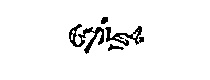
#> input picture trainer/all_data/crnn_dataset/test/captcha_090028.jpg, 210 x 80 px
$ python -i mymodel.py   (imports and definitions only)
#> lines starting #> are read from the running program, lines starting #| are printed output that depends on the picture; after the words box and inside, x2 and y2 are one past the last pixel; in counts of white or black regions, pixels touching at a corner belong together
#> further down, picture is the input picture: shape (80, 210, 3); min 0, max 255, mean 243.6
import os
import cv2
import numpy as np
import pandas as pd
from pathlib import Path
from multiprocessing import Pool, cpu_count

class DataLoader:
    # [11 lines left out: function __init__, not called in this run]

    def load_image(self, split, filename):
        img_path = self.data[split]['path'] / filename
        return cv2.imread(str(img_path))

    def get_label(self, split, filename):
        df = self.data[split]['df']
        return df[df['filename'] == filename]['text'].iloc[0]

class ImagePreprocessor:
    def __init__(self):
        self.kernel = np.ones((3, 3), np.uint8)

    def preprocess(self, image):
        if len(image.shape) == 3:
            gray = cv2.cvtColor(image, cv2.COLOR_BGR2GRAY)
        else:
            gray = image.copy()

        # Gentle denoising with non-local means
        denoised = cv2.fastNlMeansDenoising(gray, None, h=30, templateWindowSize=7, searchWindowSize=21)
        denoised = cv2.fastNlMeansDenoising(denoised, None, h=20, templateWindowSize=5, searchWindowSize=15)
        denoised2 = cv2.fastNlMeansDenoising(denoised, None, h=15, templateWindowSize=5, searchWindowSize=10)

        # Text enhancement after joining
        gaussian_blurred = cv2.GaussianBlur(denoised2, (3, 3), 1.0)
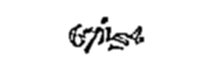
#> gaussian_blurred: shape (80, 210); min 0, max 255, mean 243.6
        unsharp_masked = cv2.addWeighted(denoised2, 1.5, gaussian_blurred, -0.5, 0)

        # Local contrast enhancement
        clahe = cv2.createCLAHE(clipLimit=2.0, tileGridSize=(8, 8))
        contrast_enhanced = clahe.apply(unsharp_masked)

        # Edge-preserving smoothing
        text_enhanced = cv2.bilateralFilter(contrast_enhanced, d=5, sigmaColor=75, sigmaSpace=75)

        # Final adaptive thresholding
        adaptive = cv2.adaptiveThreshold(
            text_enhanced, 255, cv2.ADAPTIVE_THRESH_GAUSSIAN_C, cv2.THRESH_BINARY, 11, 4
        )
#> adaptive: shape (80, 210); 95.5% white; 4 black regions, box (x1, y1, x2, y2) and area: (69, 24, 104, 54) 372, (105, 26, 144, 46) 286, (108, 44, 124, 51) 52, (101, 17, 108, 24) 40

        gaussian_blurred = cv2.GaussianBlur(adaptive, (3, 3), 1.0)

        adaptive = cv2.adaptiveThreshold(
            gaussian_blurred, 255, cv2.ADAPTIVE_THRESH_GAUSSIAN_C, cv2.THRESH_BINARY, 11, 4
        )
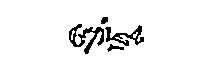
#> adaptive: shape (80, 210); 95.4% white; 4 black regions, box (x1, y1, x2, y2) and area: (69, 24, 104, 54) 387, (105, 25, 144, 46) 291, (107, 44, 124, 52) 58, (101, 17, 108, 24) 40

        return adaptive

# [48 lines left out: functions process_image, process_split, main, not called in this run]

# [2 lines not run here, left out]

>>> import cv2
>>> picture = cv2.imread('crnn_dataset/test/captcha_090028.jpg')
>>> result = ImagePreprocessor().preprocess(picture)

$ run again, on trainer/all_data/crnn_dataset/test/captcha_091585.jpg
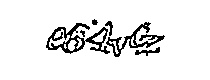
#> input picture trainer/all_data/crnn_dataset/test/captcha_091585.jpg, 210 x 80 px
#> picture is the input picture: shape (80, 210, 3); min 0, max 255, mean 234.4
#> in preprocess, `gaussian_blurred = cv2.GaussianBlur(denoised2, (3, 3), 1.0)`:
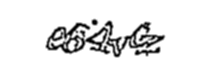
#> gaussian_blurred: shape (80, 210); min 0, max 255, mean 234.4
#> in preprocess, `adaptive = cv2.adaptiveThreshold( gaussian_blurred, 255, cv2.ADAPTIVE_..`:
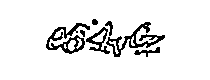
#> adaptive: shape (80, 210); 91.6% white; black in thin lines or dots, all inside (x1, y1, x2, y2) = (46, 19, 165, 57)
